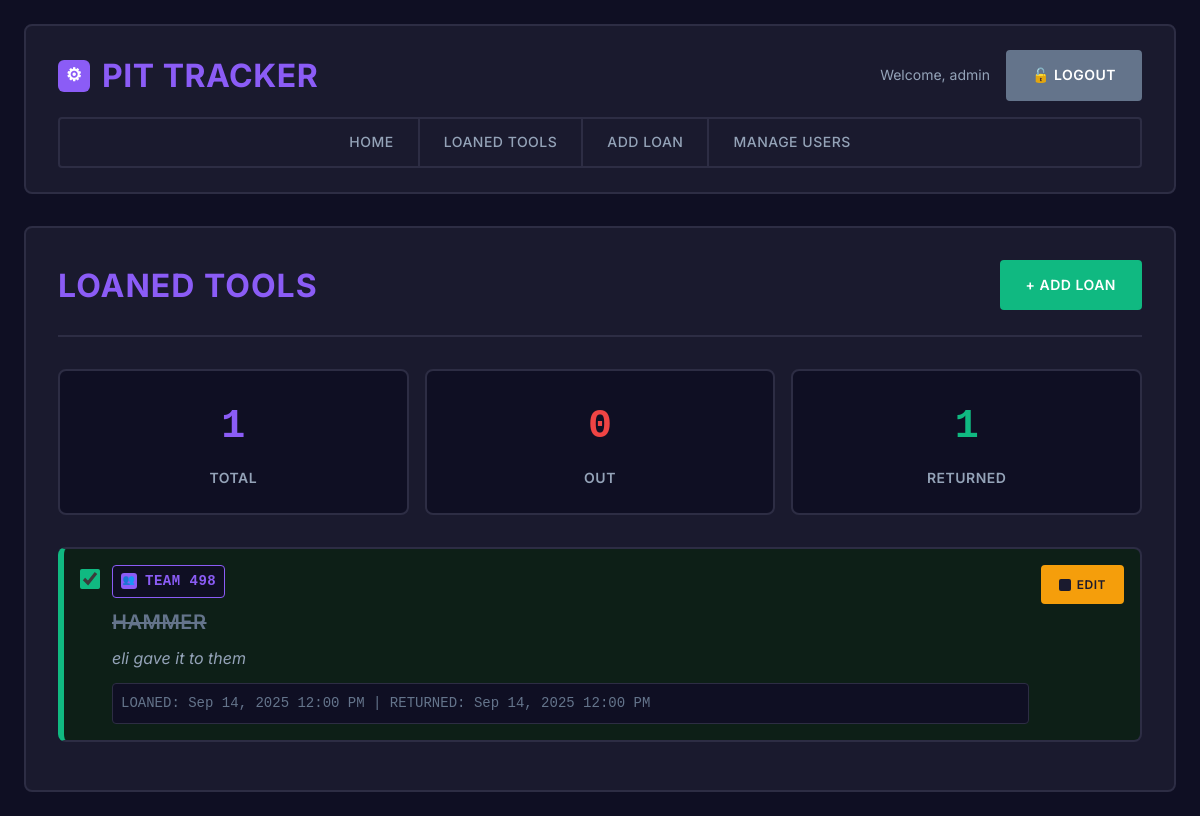
The app's page /tools/ (signed in) with its own data.
### myapp/models.py (models this page shows, shortened)
class CustomUser(AbstractUser):
    email = models.EmailField(unique=True)
    USERNAME_FIELD = "email"
    REQUIRED_FIELDS = ["username"]

class LoanedTool(models.Model):
    team_number = models.CharField(max_length=10)
    tool_name = models.CharField(max_length=200)
    description = models.TextField(blank=True)
    date_loaned = models.DateTimeField(auto_now_add=True)
    returned = models.BooleanField(default=False)
    date_returned = models.DateTimeField(null=True, blank=True)
    class Meta:
        ordering = ["-date_loaned"]

### myapp/views.py (the view)
# urls.py: path("tools/", views.loaned_tools, name="loaned_tools"),
@login_required
def loaned_tools(request):
    tools = LoanedTool.objects.all()
    total_count = tools.count()
    active_count = tools.filter(returned=False).count()
    returned_count = tools.filter(returned=True).count()
    context = {
        "tools": tools,
        "total_count": total_count,
        "active_count": active_count,
        "returned_count": returned_count,
    }
    return render(request, "loaned_tools.html", context)

### myapp/templates/loaned_tools.html (shortened to what this page needs)
{% extends "base.html" %}
{% block content %}
<div class="tools-header">
    <h2>
        Loaned Tools
    </h2>
    <a href="{% url 'add_tool_loan' %}" class="btn btn-success">
        + Add Loan
    </a>
</div>
{% if tools %}
    <div class="stats">
        <div class="stat-card">
            <span class="stat-number">{{ total_count }}</span>
            <div class="stat-label">Total</div>
        </div>
        <div class="stat-card active">
            <span class="stat-number">{{ active_count }}</span>
            <div class="stat-label">Out</div>
        </div>
        <div class="stat-card returned">
            <span class="stat-number">{{ returned_count }}</span>
            <div class="stat-label">Returned</div>
        </div>
    </div>
    <div class="tools-list">
        {% for tool in tools %}
            <div class="tool-item {% if tool.returned %}returned{% endif %}">
                <div class="tool-content">
                    <form method="post" action="{% url 'return_tool' tool.id %}" style="margin: 0;">
                        <input type="checkbox"
                               name="returned"
                               class="tool-checkbox"
                               {% if tool.returned %}checked{% endif %}
                               onchange="this.form.submit()">
                    </form>
                    <div class="tool-details">
                        <div class="team-number">
                            <div class="team-icon">👥</div>
                            Team {{ tool.team_number }}
                        </div>
                        <div class="tool-title">{{ tool.tool_name }}</div>
                        {% if tool.description %}
                            <div class="tool-description">{{ tool.description }}</div>
                        {% endif %}
                        <div class="tool-meta">
                            LOANED: {{ tool.date_loaned|date:"M d, Y g:i A" }}
                            {% if tool.returned and tool.date_returned %}
                                | RETURNED: {{ tool.date_returned|date:"M d, Y g:i A" }}
                            {% endif %}
                        </div>
                    </div>
                    <div class="tool-actions">
                        <a href="{% url 'edit_tool_loan' tool.id %}" class="btn-edit btn-small">
                            <div class="edit-icon"></div>
                            Edit
                        </a>
                    </div>
                </div>
            </div>
        {% endfor %}
    </div>
{% endif %}
{% endblock %}

### myapp/templates/base.html (shortened to what this page needs)
<!DOCTYPE html>
<html lang="en">
<head>
</head>
<body>
    <div class="container">
        <header class="header">
            <div class="header-content">
                <h1>
                    <div class="logo-icon">⚙</div>
                    Pit Tracker
                </h1>
                {% if user.is_authenticated %}
                    <div class="user-info">
                        <span>Welcome, {{ user.username }}</span>
                        <a href="{% url 'logout' %}" class="btn btn-secondary">🔓 Logout</a>
                    </div>
                {% endif %}
            </div>
            {% if user.is_authenticated %}
                <nav class="nav">
                    <a href="{% url 'home' %}">Home</a>
                    <a href="{% url 'loaned_tools' %}">Loaned Tools</a>
                    <a href="{% url 'add_tool_loan' %}">Add Loan</a>
                    {% if user.is_staff %}
                        <a href="{% url 'manage_users' %}">Manage Users</a>
                    {% endif %}
                </nav>
            {% endif %}
        </header>
        <main class="content">
            {% block content %}
            {% endblock %}
        </main>
    </div>
</body>
</html>

### myapp/templates/base.html (style rules this page uses)
* { margin: 0; padding: 0; box-sizing: border-box; }
body { font-family: 'Inter', -apple-system, BlinkMacSystemFont, 'Segoe UI', sans-serif; background: #0f0f23; min-height: 100vh; color: #e2e8f0; line-height: 1.6; }
.container { max-width: 1200px; margin: 0 auto; padding: 16px; }
.header { background: #1a1a2e; border: 2px solid #2d2d44; border-radius: 8px; padding: 16px 20px; margin-bottom: 24px; }
.header-content { display: flex; justify-content: space-between; align-items: center; flex-wrap: wrap; gap: 12px; }
.header h1 { color: #8b5cf6; font-size: 1.5rem; font-weight: 700; text-transform: uppercase; letter-spacing: 0.5px; display: flex; align-items: center; gap: 8px; }
.logo-icon { width: 28px; height: 28px; background: #8b5cf6; border-radius: 6px; display: flex; align-items: center; justify-content: center; color: #ffffff; font-size: 16px; }
.user-info { display: flex; align-items: center; gap: 12px; color: #94a3b8; font-size: 0.8rem; }
.user-info span { display: none; }
.nav { display: flex; justify-content: center; gap: 0; flex-wrap: wrap; border: 2px solid #2d2d44; border-radius: 4px; overflow: hidden; margin-top: 16px; }
.nav a { color: #94a3b8; text-decoration: none; font-weight: 500; font-size: 11px; padding: 10px 12px; border-right: 2px solid #2d2d44; transition: all 0.2s ease; background: #1a1a2e; text-transform: uppercase; letter-spacing: 0.5px; flex: 1; text-align: center; min-width: 0; }
.nav a:last-child { border-right: none; }
.content { background: #1a1a2e; border: 2px solid #2d2d44; border-radius: 8px; padding: 20px; }
.btn { background: #8b5cf6; color: white; border: 2px solid #8b5cf6; padding: 10px 16px; border-radius: 4px; cursor: pointer; font-size: 12px; font-weight: 600; transition: all 0.2s ease; text-decoration: none; display: inline-flex; align-items: center; gap: 6px; font-family: inherit; text-transform: uppercase; letter-spacing: 0.5px; white-space: nowrap; }
.btn-success { background: #10b981; border-color: #10b981; }
.btn-secondary { background: #64748b; border-color: #64748b; }
@media (min-width: 768px) { .container { padding: 24px; } }
@media (min-width: 768px) { .header { padding: 24px 32px; margin-bottom: 32px; } }
@media (min-width: 768px) { .header h1 { font-size: 2rem; gap: 12px; } }
@media (min-width: 768px) { .logo-icon { width: 32px; height: 32px; font-size: 18px; } }
@media (min-width: 768px) { .user-info { gap: 16px; font-size: 0.875rem; } }
@media (min-width: 768px) { .user-info span { display: inline; } }
@media (min-width: 768px) { .nav a { font-size: 14px; padding: 12px 24px; flex: none; } }
@media (min-width: 768px) { .content { padding: 32px; } }
@media (min-width: 768px) { .btn { padding: 12px 24px; font-size: 14px; gap: 8px; } }

### records on screen
CustomUser: username "admin"
LoanedTool: returned "☑", team_number "498", tool_name "HAMMER", description "eli gave it to them", date_loaned "Sep 14, 2025 12:00 PM", date_returned "Sep 14, 2025 12:00 PM"

### other values on screen
{{ total_count }} "1"
{{ active_count }} "0"
{{ returned_count }} "1"
